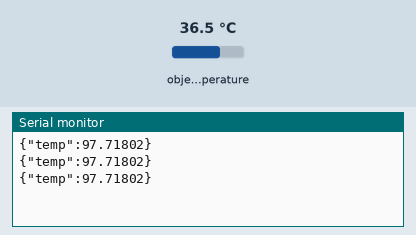
Recording of a sketch running on a simulated Arduino Uno, built with avr-gcc and run on an emulated ATmega328P. On the bench: the last lines printed to the serial monitor. The test bench sets the inputs (shaded band); at power-on: object temperature 36.5 °C.

Above: at 1.2 s.
1.3 s: object temperature set to 20 °C
At 1.9 s:
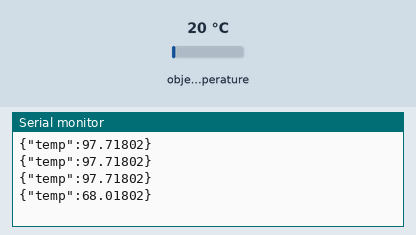
2.8 s: object temperature set to 26 °C
At 3.4 s:
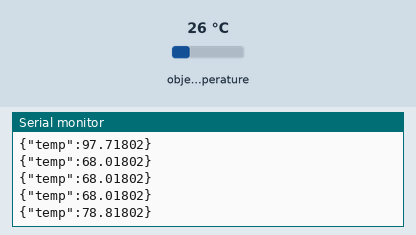
Timing chart, 0 to 5.8 s (numbered marks = the images above; inputs shaded):
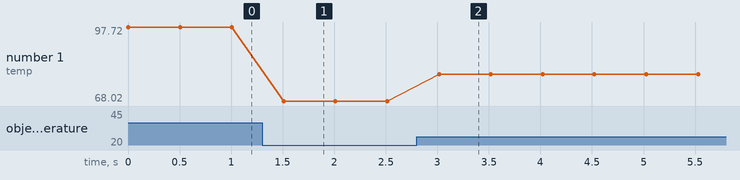

The sketch:

sensor_control.ino
```cpp
#include <Wire.h>
#include <Adafruit_MLX90614.h>
#include <ArduinoJson.h>

Adafruit_MLX90614 mlx = Adafruit_MLX90614();
StaticJsonDocument<200> json_doc;


void setup() {
  Serial.begin(115200);
  mlx.begin();
}

void loop() {
  mlx.readObjectTempF();
  Serial.println();
  json_doc["temp"] = mlx.readObjectTempF();
  serializeJson(json_doc, Serial);
  //serializeJsonPretty(json_doc, Serial);
  delay(500);
}
```

Measured:
- after the input at 1.3 s, the serial monitor: prints a new line after 0.21 s (image 1)
- after the input at 2.8 s, the serial monitor: prints a new line after 0.22 s (image 2)
- plotted number 1: 97.72 → 68.02 after the input at 1.3 s, 68.02 → 78.82 after the input at 2.8 s
